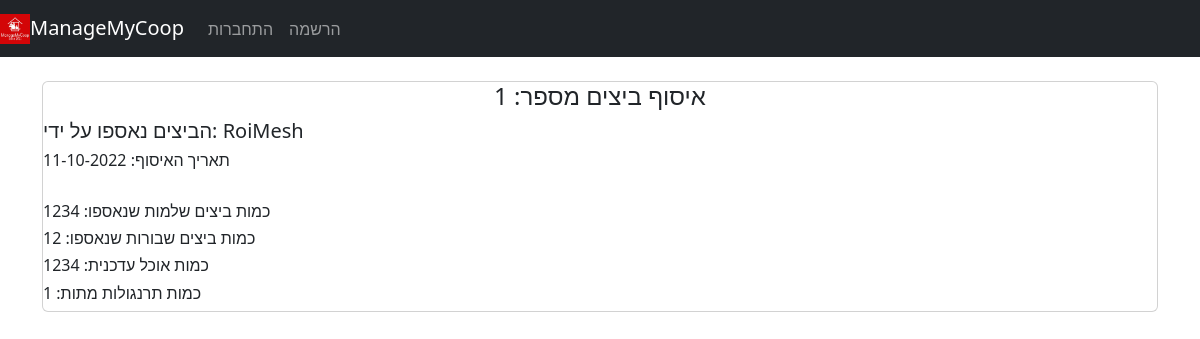
The page /1 on the database its author committed.
### application/models.py (models this page shows, shortened)
class EggPost(db.Model):
    users = db.relationship(User)
    id = db.Column(db.Integer , primary_key = True)
    user_id = db.Column(db.Integer, db.ForeignKey('users.id'),nullable=False)
    date = db.Column(db.DateTime,nullable=False, default=datetime.utcnow)
    eggs_amount = db.Column(db.Integer, nullable= True)
    broken_eggs = db.Column(db.Integer, nullable= True)
    current_food = db.Column(db.Integer, nullable= True)
    dead_chicken = db.Column(db.Integer, nullable= True)

class User(db.Model,UserMixin):
    __tablename__ = 'users'
    id = db.Column(db.Integer , primary_key = True)
    profile_image = db.Column(db.String(64), nullable= False, default = 'default_profile.png')
    email = db.Column(db.String(64), unique =True, index = True)
    username = db.Column(db.String(64), unique= True, index = True)
    first_name = db.Column(db.String(64), nullable= False)
    last_name = db.Column(db.String(64), nullable= False)
    phone = db.Column(db.String(64), nullable= False)
    password_hash = db.Column(db.String(128))
    posts = db.relationship('EggPost', backref='collector', lazy = True)

### application/users/views.py (the view)
@users.route('/<username>')
def user_posts(username):
    page = request.args.get('page',1,type=int)
    user = User.query.filter_by(username = username).first_or_404()
    egg_posts = EggPost.query.filter_by(collector = user).order_by(EggPost.date.desc()).paginate(page=page, per_page = 10)
    return render_template('user_egg_posts.html', egg_posts = egg_posts, user= user)

### application/egg_posts/views.py (called while the page is built)
@egg_posts.route('/<int:egg_post_id>')
def egg_post(egg_post_id):
    egg_post = EggPost.query.get_or_404(egg_post_id)
    return render_template('egg_post.html',eggs_amount=egg_post.eggs_amount,
                            date=egg_post.date,broken_eggs=egg_post.broken_eggs,
                            current_food=egg_post.current_food,dead_chicken=egg_post.dead_chicken, post=egg_post)

### application/templates/egg_post.html (shortened to what this page needs)
{% extends "base.html" %}
{% block content %}
<br>
<div class="card w-100">
<div class="jumbotron">
  <div align= 'center'>
    <h4>איסוף ביצים מספר: {{post.id}}</h4>
  </div>
    <h5>הביצים נאספו על ידי: {{post.collector.username}}</h5>
    <h6>תאריך האיסוף: {{post.date.strftime('%d-%m-%Y')}}</h6>
    <br>
    <h6>כמות ביצים שלמות שנאספו: {{post.eggs_amount}}</h6>
    <h6>כמות ביצים שבורות שנאספו: {{post.broken_eggs}}</h6>
    <h6>כמות אוכל עדכנית: {{post.current_food}}</h6>
    <h6>כמות תרנגולות מתות: {{post.dead_chicken}}</h6>
  </div>
  </div>
{% endblock %}

### application/templates/base.html (style rules this page uses)
body { background-image: url(https://cdn.pixabay.com/photo/2017/04/16/00/03/egg-2233677_1280.jpg); background-repeat: no-repeat; background-attachment: fixed; background-size: 100% 100%; }

### rows shown on the page
EggPost: id "1", date "11-10-2022", eggs_amount "1234", broken_eggs "12", current_food "1234", dead_chicken "1"
User: collector.username "RoiMesh"
